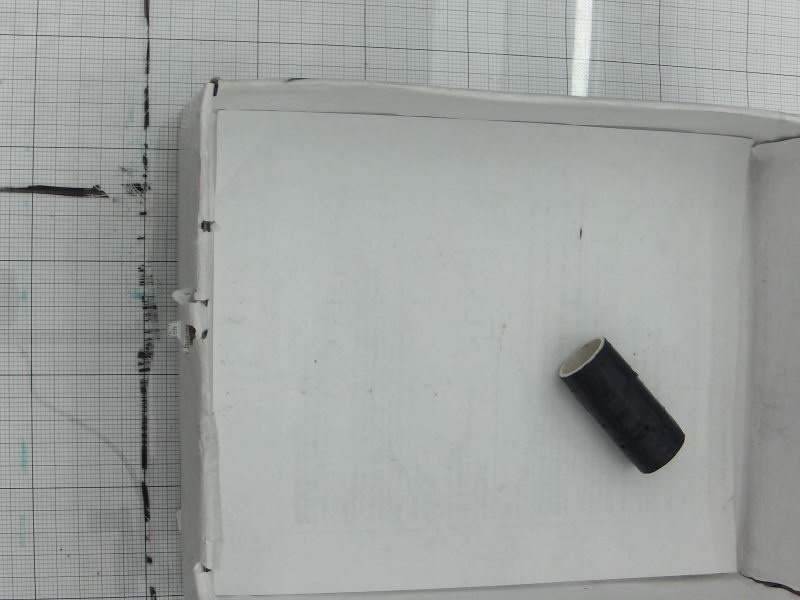
%> input picture Coordinate extraction/Coordinate extraction/imgleft.jpg, 800 x 600 px
$ octave UVDETECTIONLEFT.m   (GNU Octave 9; MATLAB toolbox functions it lacks are replaced by stand-ins)
%> lines starting %> are read from the running program, lines starting %| are printed output that depends on the picture; in (x1, y1, x2, y2) boxes, pixels count from 0 and x2, y2 are one past the last pixel; in counts of white or black regions, pixels touching at a corner belong together; the program's own positions count from 1
% Load image
inputImg = imread('imgleft.jpg');
%> inputImg is the input picture: size 600x800x3 uint8; mean R, G, B 157.4, 161, 159.2

% Preprocess image
grayImg = rgb2gray(inputImg);
filteredImg = imgaussfilt(grayImg, 2); % Use a Gaussian filter to reduce noise

% Thresholding
binaryImg = imbinarize(filteredImg, 0.16);
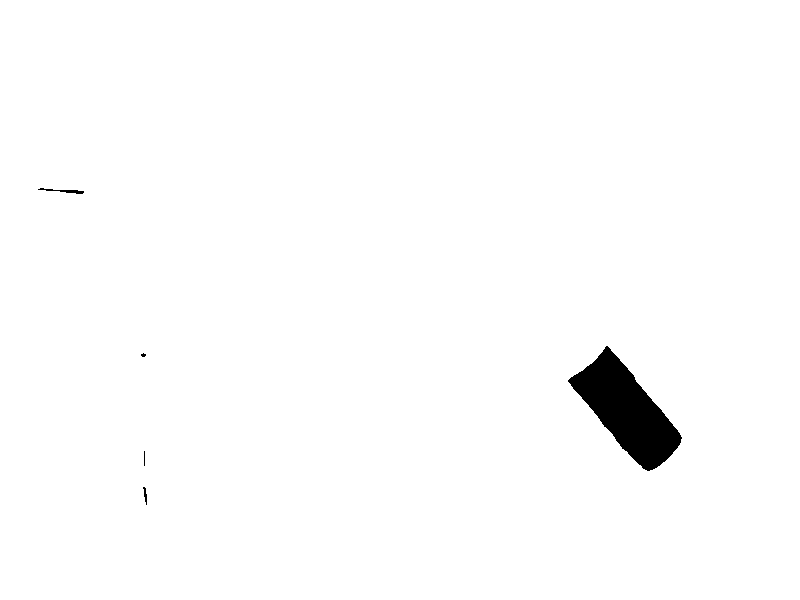
%> binaryImg: size 600x800 logical; 98.6% white; 5 black regions (2 under 20 px), largest, box (x1, y1, x2, y2) and area: (568, 346, 682, 471) 6420, (38, 188, 84, 194) 100, (143, 487, 147, 505) 37
binaryImg = ~binaryImg;

% Remove small objects
cleanImg = bwareaopen(binaryImg, 600); % Adjust the area threshold as needed
%> cleanImg: size 600x800 logical; 1.3% white; 1 white region, box (x1, y1, x2, y2) and area: (568, 346, 682, 471) 6420
% Fill holes in the cylinders (if needed)
cleanImg = imfill(cleanImg, 'holes');

% Label connected components
[labeledImage, numObjects] = bwlabel(cleanImg, 4);
%> numObjects = 1

% Measure properties including Centroid, Orientation, and Area
stats = regionprops("table", labeledImage, 'Centroid', 'Orientation', 'Area');
%> stats = 1 region; Area, Centroid and Orientation: 6420 [627.5 411.3] -50.63

% Initialize list to store centroids, orientations, and areas
objectsData1 = [];

% Display the original image
imshow(binaryImg);
hold on;  % Keep the image displayed while we overlay the plots

% Loop through each object
for k = 1:numObjects
    % Get centroid (updated for table indexing)
    centroid = stats.Centroid(k, :);  % Access the k-th row of the Centroid column

    % Get orientation
    orientation = stats.Orientation(k);   % Access the k-th row of the Orientation column

    % Get area of the object
    area = stats.Area(k);  % Access the k-th row of the Area column

    % Store the centroid, orientation, and area in the list
    objectsData1 = [objectsData1; centroid, orientation, area]; % Append data to the list

    % Convert orientation to radians
    angleRad = orientation * (pi / 180);

    % Calculate the endpoint of the orientation line
    lineLength = 50; % Length of the orientation line
    xEnd = centroid(1) + lineLength * cos(angleRad);
    yEnd = centroid(2) - lineLength * sin(angleRad); % Subtract to account for image coordinates

    % Plot the centroid as a red star
    plot(centroid(1), centroid(2), 'r*', 'MarkerSize', 10, 'LineWidth', 2);

    % Plot the orientation line as a green line
    plot([centroid(1), xEnd], [centroid(2), yEnd], 'g-', 'LineWidth', 2);
end
%> this loop made 1 pass
%> (orientation, area, objectsData1, angleRad, lineLength, xEnd, yEnd) on pass 1: (-50.63, 6420, [627.5 411.3 -50.63 6420], -0.884, 50, 659.3, 449.9)
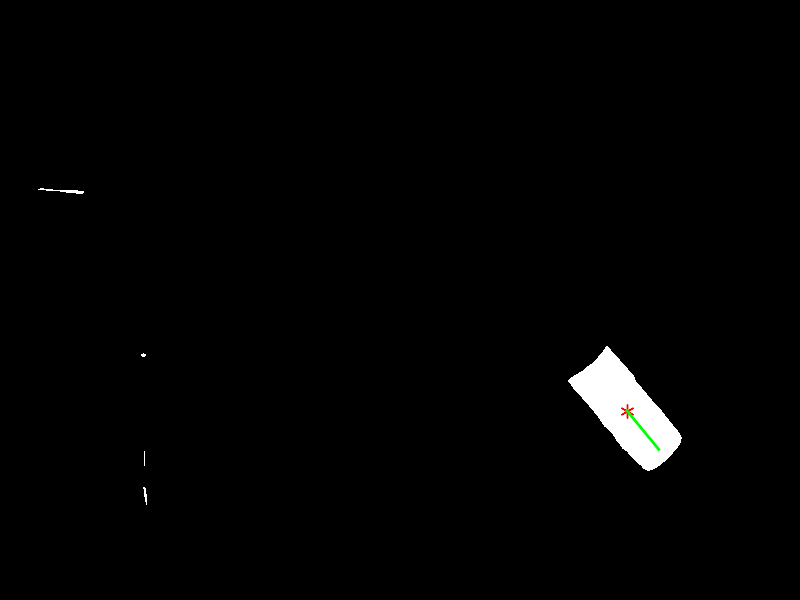
%> figure redrawn from the program's plot data

hold off;  % Release the hold so the rest of the plots don't overlap

% Display the list of objects' data (centroids, orientations, and areas)
disp('Objects Data (Centroid, Orientation, Area):');
disp(objectsData1);
%|     627.548    411.277    -50.628   6420.000

$ run again, with Coordinate extraction/Coordinate extraction/imgright.jpg copied over Coordinate extraction/Coordinate extraction/imgleft.jpg
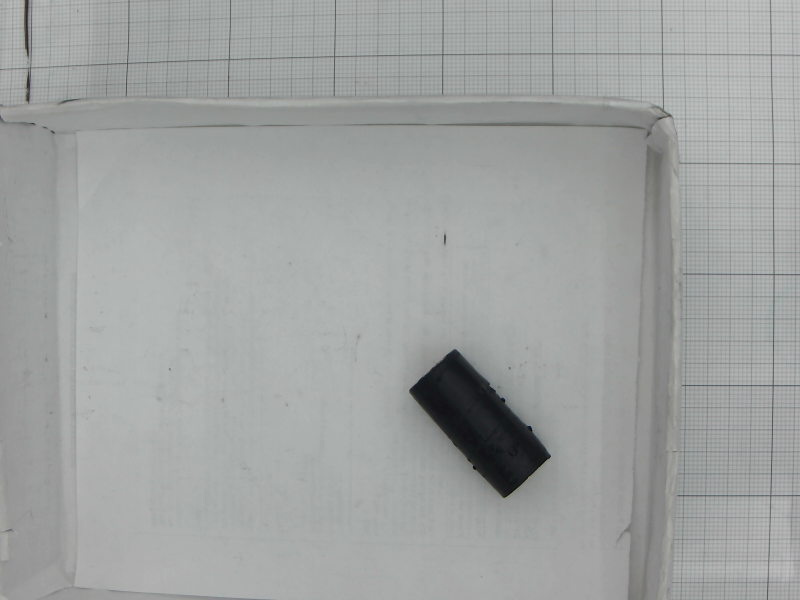
%> input picture Coordinate extraction/Coordinate extraction/imgright.jpg, 800 x 600 px
%> inputImg is the input picture: size 600x800x3 uint8; mean R, G, B 159.6, 162.1, 161.2
%> `binaryImg = imbinarize(filteredImg, 0.16);`:
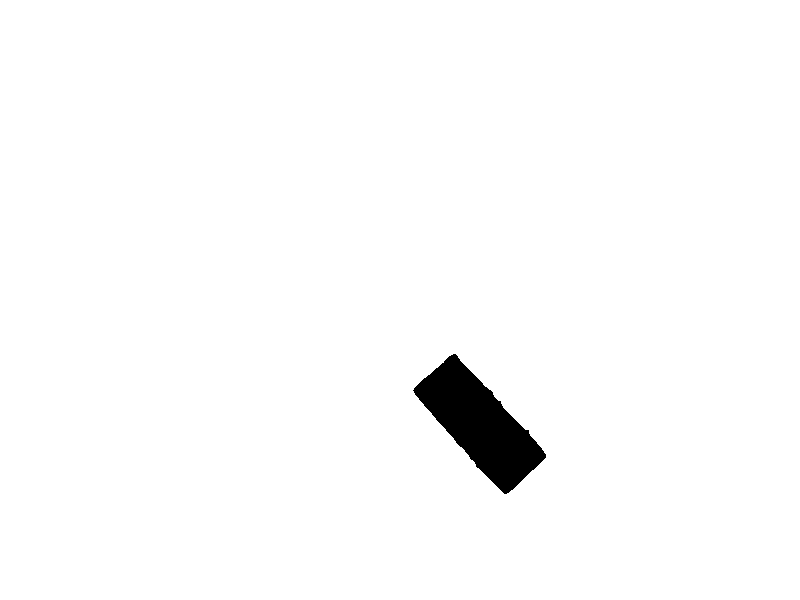
%> binaryImg: size 600x800 logical; 98.3% white; 1 black region, box (x1, y1, x2, y2) and area: (413, 354, 546, 494) 8202
%> numObjects = 1
%> stats = 1 region; Area, Centroid and Orientation: 8202 [480.4 424.7] -48.06
%> the loop `for k = 1:numObjects` made 1 pass
%> (orientation, area, objectsData1, angleRad, lineLength, xEnd, yEnd) on pass 1: (-48.06, 8202, [480.4 424.7 -48.06 8202], -0.839, 50, 513.9, 461.9)
%> after the loop `for k = 1:numObjects`:
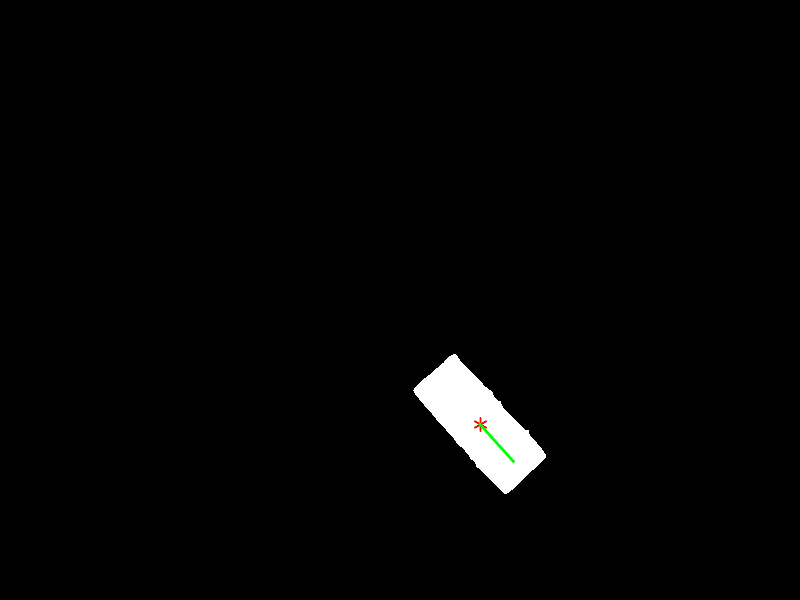
%> figure redrawn from the program's plot data
%|     480.440    424.724    -48.056   8202.000
